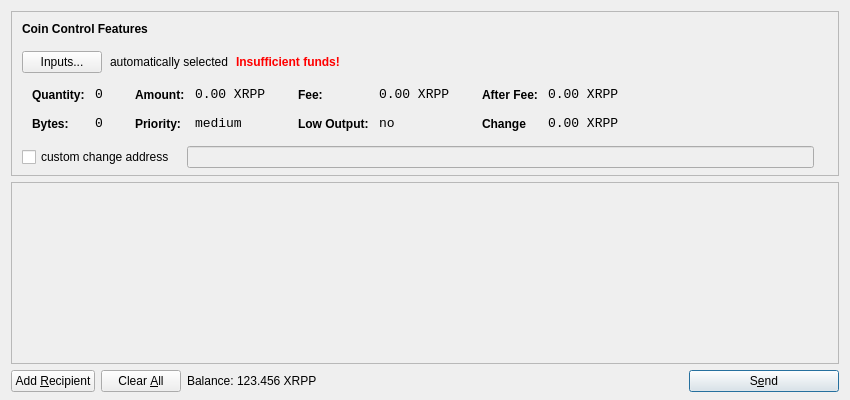
<?xml version="1.0" encoding="UTF-8"?>
<ui version="4.0">
 <class>SendCoinsDialog</class>
 <widget class="QDialog" name="SendCoinsDialog">
  <property name="geometry">
   <rect>
    <x>0</x>
    <y>0</y>
    <width>850</width>
    <height>400</height>
   </rect>
  </property>
  <property name="windowTitle">
   <string>Send Coins</string>
  </property>
  <layout class="QVBoxLayout" name="verticalLayout" stretch="0,1,0">
   <property name="bottomMargin">
    <number>8</number>
   </property>
   <item>
    <widget class="QFrame" name="frameCoinControl">
     <property name="sizePolicy">
      <sizepolicy hsizetype="Expanding" vsizetype="Expanding">
       <horstretch>0</horstretch>
       <verstretch>0</verstretch>
      </sizepolicy>
     </property>
     <property name="maximumSize">
      <size>
       <width>16777215</width>
       <height>16777215</height>
      </size>
     </property>
     <property name="frameShape">
      <enum>QFrame::StyledPanel</enum>
     </property>
     <property name="frameShadow">
      <enum>QFrame::Sunken</enum>
     </property>
     <layout class="QVBoxLayout" name="verticalLayoutCoinControl2">
      <property name="spacing">
       <number>-1</number>
      </property>
      <property name="leftMargin">
       <number>0</number>
      </property>
      <property name="topMargin">
       <number>0</number>
      </property>
      <property name="rightMargin">
       <number>0</number>
      </property>
      <property name="bottomMargin">
       <number>6</number>
      </property>
      <item>
       <layout class="QVBoxLayout" name="verticalLayoutCoinControl" stretch="0,0,0,0,1">
        <property name="spacing">
         <number>0</number>
        </property>
        <property name="leftMargin">
         <number>10</number>
        </property>
        <property name="topMargin">
         <number>10</number>
        </property>
        <item>
         <layout class="QHBoxLayout" name="horizontalLayoutCoinControl1">
          <property name="bottomMargin">
           <number>15</number>
          </property>
          <item>
           <widget class="QLabel" name="labelCoinControlFeatures">
            <property name="sizePolicy">
             <sizepolicy hsizetype="Preferred" vsizetype="Maximum">
              <horstretch>0</horstretch>
              <verstretch>0</verstretch>
             </sizepolicy>
            </property>
            <property name="font">
             <font>
              <weight>75</weight>
              <bold>true</bold>
             </font>
            </property>
            <property name="styleSheet">
             <string notr="true">font-weight:bold;</string>
            </property>
            <property name="text">
             <string>Coin Control Features</string>
            </property>
           </widget>
          </item>
         </layout>
        </item>
        <item>
         <layout class="QHBoxLayout" name="horizontalLayoutCoinControl2" stretch="0,0,0,0">
          <property name="spacing">
           <number>8</number>
          </property>
          <property name="bottomMargin">
           <number>10</number>
          </property>
          <item>
           <widget class="QPushButton" name="pushButtonCoinControl">
            <property name="styleSheet">
             <string notr="true"/>
            </property>
            <property name="text">
             <string>Inputs...</string>
            </property>
           </widget>
          </item>
          <item>
           <widget class="QLabel" name="labelCoinControlAutomaticallySelected">
            <property name="text">
             <string>automatically selected</string>
            </property>
            <property name="margin">
             <number>5</number>
            </property>
           </widget>
          </item>
          <item>
           <widget class="QLabel" name="labelCoinControlInsuffFunds">
            <property name="font">
             <font>
              <weight>75</weight>
              <bold>true</bold>
             </font>
            </property>
            <property name="styleSheet">
             <string notr="true">color:red;font-weight:bold;</string>
            </property>
            <property name="text">
             <string>Insufficient funds!</string>
            </property>
            <property name="margin">
             <number>5</number>
            </property>
           </widget>
          </item>
          <item>
           <spacer name="horizontalSpacerCoinControl">
            <property name="orientation">
             <enum>Qt::Horizontal</enum>
            </property>
            <property name="sizeHint" stdset="0">
             <size>
              <width>40</width>
              <height>1</height>
             </size>
            </property>
           </spacer>
          </item>
         </layout>
        </item>
        <item>
         <widget class="QWidget" name="widgetCoinControl" native="true">
          <property name="sizePolicy">
           <sizepolicy hsizetype="Preferred" vsizetype="Preferred">
            <horstretch>0</horstretch>
            <verstretch>0</verstretch>
           </sizepolicy>
          </property>
          <property name="minimumSize">
           <size>
            <width>0</width>
            <height>0</height>
           </size>
          </property>
          <property name="styleSheet">
           <string notr="true"/>
          </property>
          <layout class="QHBoxLayout" name="horizontalLayoutCoinControl5">
           <property name="margin">
            <number>0</number>
           </property>
           <item>
            <layout class="QHBoxLayout" name="horizontalLayoutCoinControl3" stretch="0,0,0,1">
             <property name="spacing">
              <number>20</number>
             </property>
             <property name="topMargin">
              <number>0</number>
             </property>
             <property name="bottomMargin">
              <number>10</number>
             </property>
             <item>
              <layout class="QFormLayout" name="formLayoutCoinControl1">
               <property name="horizontalSpacing">
                <number>10</number>
               </property>
               <property name="verticalSpacing">
                <number>14</number>
               </property>
               <property name="leftMargin">
                <number>10</number>
               </property>
               <property name="topMargin">
                <number>4</number>
               </property>
               <property name="rightMargin">
                <number>6</number>
               </property>
               <item row="0" column="0">
                <widget class="QLabel" name="labelCoinControlQuantityText">
                 <property name="styleSheet">
                  <string notr="true">font-weight:bold;</string>
                 </property>
                 <property name="text">
                  <string>Quantity:</string>
                 </property>
                 <property name="margin">
                  <number>0</number>
                 </property>
                </widget>
               </item>
               <item row="0" column="1">
                <widget class="QLabel" name="labelCoinControlQuantity">
                 <property name="font">
                  <font>
                   <family>Monospace</family>
                   <pointsize>10</pointsize>
                  </font>
                 </property>
                 <property name="cursor">
                  <cursorShape>IBeamCursor</cursorShape>
                 </property>
                 <property name="contextMenuPolicy">
                  <enum>Qt::ActionsContextMenu</enum>
                 </property>
                 <property name="text">
                  <string>0</string>
                 </property>
                 <property name="margin">
                  <number>0</number>
                 </property>
                 <property name="textInteractionFlags">
                  <set>Qt::LinksAccessibleByMouse|Qt::TextSelectableByKeyboard|Qt::TextSelectableByMouse</set>
                 </property>
                </widget>
               </item>
               <item row="1" column="0">
                <widget class="QLabel" name="labelCoinControlBytesText">
                 <property name="styleSheet">
                  <string notr="true">font-weight:bold;</string>
                 </property>
                 <property name="text">
                  <string>Bytes:</string>
                 </property>
                </widget>
               </item>
               <item row="1" column="1">
                <widget class="QLabel" name="labelCoinControlBytes">
                 <property name="font">
                  <font>
                   <family>Monospace</family>
                   <pointsize>10</pointsize>
                  </font>
                 </property>
                 <property name="cursor">
                  <cursorShape>IBeamCursor</cursorShape>
                 </property>
                 <property name="contextMenuPolicy">
                  <enum>Qt::ActionsContextMenu</enum>
                 </property>
                 <property name="text">
                  <string>0</string>
                 </property>
                 <property name="textInteractionFlags">
                  <set>Qt::LinksAccessibleByMouse|Qt::TextSelectableByKeyboard|Qt::TextSelectableByMouse</set>
                 </property>
                </widget>
               </item>
              </layout>
             </item>
             <item>
              <layout class="QFormLayout" name="formLayoutCoinControl2">
               <property name="horizontalSpacing">
                <number>10</number>
               </property>
               <property name="verticalSpacing">
                <number>14</number>
               </property>
               <property name="leftMargin">
                <number>6</number>
               </property>
               <property name="topMargin">
                <number>4</number>
               </property>
               <property name="rightMargin">
                <number>6</number>
               </property>
               <item row="0" column="0">
                <widget class="QLabel" name="labelCoinControlAmountText">
                 <property name="styleSheet">
                  <string notr="true">font-weight:bold;</string>
                 </property>
                 <property name="text">
                  <string>Amount:</string>
                 </property>
                 <property name="margin">
                  <number>0</number>
                 </property>
                </widget>
               </item>
               <item row="0" column="1">
                <widget class="QLabel" name="labelCoinControlAmount">
                 <property name="font">
                  <font>
                   <family>Monospace</family>
                   <pointsize>10</pointsize>
                  </font>
                 </property>
                 <property name="cursor">
                  <cursorShape>IBeamCursor</cursorShape>
                 </property>
                 <property name="contextMenuPolicy">
                  <enum>Qt::ActionsContextMenu</enum>
                 </property>
                 <property name="text">
                  <string>0.00 XRPP</string>
                 </property>
                 <property name="textInteractionFlags">
                  <set>Qt::LinksAccessibleByMouse|Qt::TextSelectableByKeyboard|Qt::TextSelectableByMouse</set>
                 </property>
                </widget>
               </item>
               <item row="1" column="0">
                <widget class="QLabel" name="labelCoinControlPriorityText">
                 <property name="styleSheet">
                  <string notr="true">font-weight:bold;</string>
                 </property>
                 <property name="text">
                  <string>Priority:</string>
                 </property>
                </widget>
               </item>
               <item row="1" column="1">
                <widget class="QLabel" name="labelCoinControlPriority">
                 <property name="font">
                  <font>
                   <family>Monospace</family>
                   <pointsize>10</pointsize>
                  </font>
                 </property>
                 <property name="cursor">
                  <cursorShape>IBeamCursor</cursorShape>
                 </property>
                 <property name="contextMenuPolicy">
                  <enum>Qt::ActionsContextMenu</enum>
                 </property>
                 <property name="text">
                  <string>medium</string>
                 </property>
                 <property name="textInteractionFlags">
                  <set>Qt::LinksAccessibleByMouse|Qt::TextSelectableByKeyboard|Qt::TextSelectableByMouse</set>
                 </property>
                </widget>
               </item>
              </layout>
             </item>
             <item>
              <layout class="QFormLayout" name="formLayoutCoinControl3">
               <property name="horizontalSpacing">
                <number>10</number>
               </property>
               <property name="verticalSpacing">
                <number>14</number>
               </property>
               <property name="leftMargin">
                <number>6</number>
               </property>
               <property name="topMargin">
                <number>4</number>
               </property>
               <property name="rightMargin">
                <number>6</number>
               </property>
               <item row="0" column="0">
                <widget class="QLabel" name="labelCoinControlFeeText">
                 <property name="styleSheet">
                  <string notr="true">font-weight:bold;</string>
                 </property>
                 <property name="text">
                  <string>Fee:</string>
                 </property>
                 <property name="margin">
                  <number>0</number>
                 </property>
                </widget>
               </item>
               <item row="0" column="1">
                <widget class="QLabel" name="labelCoinControlFee">
                 <property name="font">
                  <font>
                   <family>Monospace</family>
                   <pointsize>10</pointsize>
                  </font>
                 </property>
                 <property name="cursor">
                  <cursorShape>IBeamCursor</cursorShape>
                 </property>
                 <property name="contextMenuPolicy">
                  <enum>Qt::ActionsContextMenu</enum>
                 </property>
                 <property name="text">
                  <string>0.00 XRPP</string>
                 </property>
                 <property name="textInteractionFlags">
                  <set>Qt::LinksAccessibleByMouse|Qt::TextSelectableByKeyboard|Qt::TextSelectableByMouse</set>
                 </property>
                </widget>
               </item>
               <item row="1" column="0">
                <widget class="QLabel" name="labelCoinControlLowOutputText">
                 <property name="styleSheet">
                  <string notr="true">font-weight:bold;</string>
                 </property>
                 <property name="text">
                  <string>Low Output:</string>
                 </property>
                </widget>
               </item>
               <item row="1" column="1">
                <widget class="QLabel" name="labelCoinControlLowOutput">
                 <property name="font">
                  <font>
                   <family>Monospace</family>
                   <pointsize>10</pointsize>
                  </font>
                 </property>
                 <property name="cursor">
                  <cursorShape>IBeamCursor</cursorShape>
                 </property>
                 <property name="contextMenuPolicy">
                  <enum>Qt::ActionsContextMenu</enum>
                 </property>
                 <property name="text">
                  <string>no</string>
                 </property>
                 <property name="textInteractionFlags">
                  <set>Qt::LinksAccessibleByMouse|Qt::TextSelectableByKeyboard|Qt::TextSelectableByMouse</set>
                 </property>
                </widget>
               </item>
              </layout>
             </item>
             <item>
              <layout class="QFormLayout" name="formLayoutCoinControl4">
               <property name="horizontalSpacing">
                <number>10</number>
               </property>
               <property name="verticalSpacing">
                <number>14</number>
               </property>
               <property name="leftMargin">
                <number>6</number>
               </property>
               <property name="topMargin">
                <number>4</number>
               </property>
               <property name="rightMargin">
                <number>6</number>
               </property>
               <item row="0" column="0">
                <widget class="QLabel" name="labelCoinControlAfterFeeText">
                 <property name="styleSheet">
                  <string notr="true">font-weight:bold;</string>
                 </property>
                 <property name="text">
                  <string>After Fee:</string>
                 </property>
                 <property name="margin">
                  <number>0</number>
                 </property>
                </widget>
               </item>
               <item row="0" column="1">
                <widget class="QLabel" name="labelCoinControlAfterFee">
                 <property name="font">
                  <font>
                   <family>Monospace</family>
                   <pointsize>10</pointsize>
                  </font>
                 </property>
                 <property name="cursor">
                  <cursorShape>IBeamCursor</cursorShape>
                 </property>
                 <property name="contextMenuPolicy">
                  <enum>Qt::ActionsContextMenu</enum>
                 </property>
                 <property name="text">
                  <string>0.00 XRPP</string>
                 </property>
                 <property name="textInteractionFlags">
                  <set>Qt::LinksAccessibleByMouse|Qt::TextSelectableByKeyboard|Qt::TextSelectableByMouse</set>
                 </property>
                </widget>
               </item>
               <item row="1" column="0">
                <widget class="QLabel" name="labelCoinControlChangeText">
                 <property name="styleSheet">
                  <string notr="true">font-weight:bold;</string>
                 </property>
                 <property name="text">
                  <string>Change</string>
                 </property>
                </widget>
               </item>
               <item row="1" column="1">
                <widget class="QLabel" name="labelCoinControlChange">
                 <property name="font">
                  <font>
                   <family>Monospace</family>
                   <pointsize>10</pointsize>
                  </font>
                 </property>
                 <property name="cursor">
                  <cursorShape>IBeamCursor</cursorShape>
                 </property>
                 <property name="contextMenuPolicy">
                  <enum>Qt::ActionsContextMenu</enum>
                 </property>
                 <property name="text">
                  <string>0.00 XRPP</string>
                 </property>
                 <property name="textInteractionFlags">
                  <set>Qt::LinksAccessibleByMouse|Qt::TextSelectableByKeyboard|Qt::TextSelectableByMouse</set>
                 </property>
                </widget>
               </item>
              </layout>
             </item>
            </layout>
           </item>
          </layout>
         </widget>
        </item>
        <item>
         <layout class="QHBoxLayout" name="horizontalLayoutCoinControl4" stretch="0,0,0">
          <property name="spacing">
           <number>12</number>
          </property>
          <property name="sizeConstraint">
           <enum>QLayout::SetDefaultConstraint</enum>
          </property>
          <property name="topMargin">
           <number>5</number>
          </property>
          <property name="rightMargin">
           <number>5</number>
          </property>
          <item>
           <widget class="QCheckBox" name="checkBoxCoinControlChange">
            <property name="text">
             <string>custom change address</string>
            </property>
           </widget>
          </item>
          <item>
           <widget class="QLineEdit" name="lineEditCoinControlChange">
            <property name="enabled">
             <bool>false</bool>
            </property>
            <property name="sizePolicy">
             <sizepolicy hsizetype="Expanding" vsizetype="Fixed">
              <horstretch>0</horstretch>
              <verstretch>0</verstretch>
             </sizepolicy>
            </property>
           </widget>
          </item>
          <item>
           <widget class="QLabel" name="labelCoinControlChangeLabel">
            <property name="sizePolicy">
             <sizepolicy hsizetype="Preferred" vsizetype="Expanding">
              <horstretch>0</horstretch>
              <verstretch>0</verstretch>
             </sizepolicy>
            </property>
            <property name="minimumSize">
             <size>
              <width>0</width>
              <height>0</height>
             </size>
            </property>
            <property name="text">
             <string/>
            </property>
            <property name="margin">
             <number>3</number>
            </property>
           </widget>
          </item>
         </layout>
        </item>
        <item>
         <spacer name="verticalSpacerCoinControl">
          <property name="orientation">
           <enum>Qt::Vertical</enum>
          </property>
          <property name="sizeHint" stdset="0">
           <size>
            <width>800</width>
            <height>1</height>
           </size>
          </property>
         </spacer>
        </item>
       </layout>
      </item>
     </layout>
    </widget>
   </item>
   <item>
    <widget class="QScrollArea" name="scrollArea">
     <property name="widgetResizable">
      <bool>true</bool>
     </property>
     <widget class="QWidget" name="scrollAreaWidgetContents">
      <property name="geometry">
       <rect>
        <x>0</x>
        <y>0</y>
        <width>830</width>
        <height>165</height>
       </rect>
      </property>
      <layout class="QVBoxLayout" name="verticalLayout_2">
       <property name="margin">
        <number>0</number>
       </property>
       <item>
        <layout class="QVBoxLayout" name="entries">
         <property name="spacing">
          <number>6</number>
         </property>
        </layout>
       </item>
       <item>
        <spacer name="verticalSpacer">
         <property name="orientation">
          <enum>Qt::Vertical</enum>
         </property>
         <property name="sizeHint" stdset="0">
          <size>
           <width>20</width>
           <height>40</height>
          </size>
         </property>
        </spacer>
       </item>
      </layout>
     </widget>
    </widget>
   </item>
   <item>
    <layout class="QHBoxLayout" name="horizontalLayout">
     <item>
      <widget class="QPushButton" name="addButton">
       <property name="toolTip">
        <string>Send to multiple recipients at once</string>
       </property>
       <property name="text">
        <string>Add &amp;Recipient</string>
       </property>
       <property name="icon">
        <iconset resource="../bitcoin.qrc">
         <normaloff>:/icons/add</normaloff>:/icons/add</iconset>
       </property>
       <property name="autoDefault">
        <bool>false</bool>
       </property>
      </widget>
     </item>
     <item>
      <widget class="QPushButton" name="clearButton">
       <property name="sizePolicy">
        <sizepolicy hsizetype="Minimum" vsizetype="Fixed">
         <horstretch>0</horstretch>
         <verstretch>0</verstretch>
        </sizepolicy>
       </property>
       <property name="toolTip">
        <string>Remove all transaction fields</string>
       </property>
       <property name="text">
        <string>Clear &amp;All</string>
       </property>
       <property name="icon">
        <iconset resource="../bitcoin.qrc">
         <normaloff>:/icons/remove</normaloff>:/icons/remove</iconset>
       </property>
       <property name="autoRepeatDelay">
        <number>300</number>
       </property>
       <property name="autoDefault">
        <bool>false</bool>
       </property>
      </widget>
     </item>
     <item>
      <layout class="QHBoxLayout" name="horizontalLayout_2">
       <property name="spacing">
        <number>3</number>
       </property>
       <item>
        <widget class="QLabel" name="label">
         <property name="sizePolicy">
          <sizepolicy hsizetype="Preferred" vsizetype="Fixed">
           <horstretch>0</horstretch>
           <verstretch>0</verstretch>
          </sizepolicy>
         </property>
         <property name="text">
          <string>Balance:</string>
         </property>
        </widget>
       </item>
       <item>
        <widget class="QLabel" name="labelBalance">
         <property name="sizePolicy">
          <sizepolicy hsizetype="Preferred" vsizetype="Fixed">
           <horstretch>0</horstretch>
           <verstretch>0</verstretch>
          </sizepolicy>
         </property>
         <property name="cursor">
          <cursorShape>IBeamCursor</cursorShape>
         </property>
         <property name="text">
          <string>123.456 XRPP</string>
         </property>
         <property name="textInteractionFlags">
          <set>Qt::LinksAccessibleByMouse|Qt::TextSelectableByKeyboard|Qt::TextSelectableByMouse</set>
         </property>
        </widget>
       </item>
      </layout>
     </item>
     <item>
      <spacer name="horizontalSpacer">
       <property name="orientation">
        <enum>Qt::Horizontal</enum>
       </property>
       <property name="sizeHint" stdset="0">
        <size>
         <width>40</width>
         <height>20</height>
        </size>
       </property>
      </spacer>
     </item>
     <item>
      <widget class="QPushButton" name="sendButton">
       <property name="minimumSize">
        <size>
         <width>150</width>
         <height>0</height>
        </size>
       </property>
       <property name="toolTip">
        <string>Confirm the send action</string>
       </property>
       <property name="text">
        <string>S&amp;end</string>
       </property>
       <property name="icon">
        <iconset resource="../bitcoin.qrc">
         <normaloff>:/icons/send</normaloff>:/icons/send</iconset>
       </property>
       <property name="default">
        <bool>true</bool>
       </property>
      </widget>
     </item>
    </layout>
   </item>
  </layout>
 </widget>
 <resources>
  <include location="../bitcoin.qrc"/>
 </resources>
 <connections/>
</ui>
